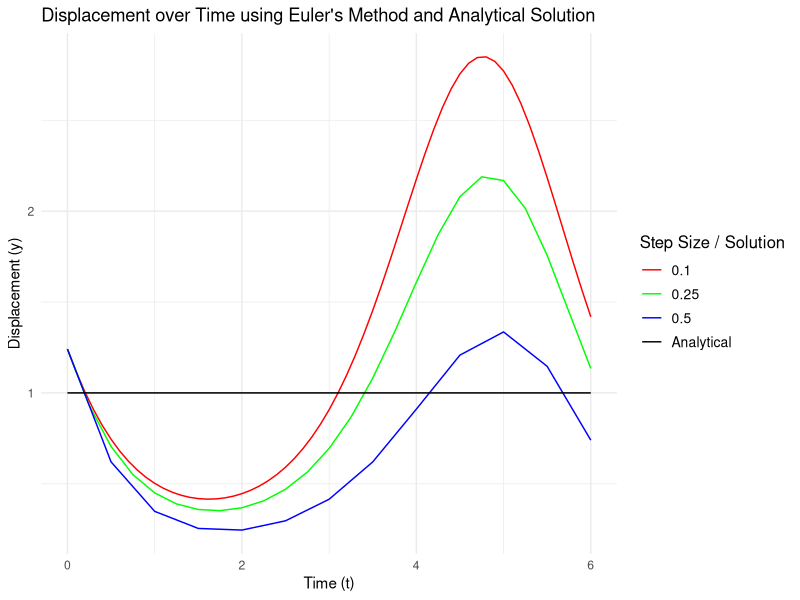

This figure's R source:
# Course: Numerical Computing 
# Hamza El Sousi
# 040982818
# Lab 6

library(ggplot2)

# Define the differential equation as a function
# This function represents the ODE dy/dt = -y * cos(t), defining the rate of change of y with respect to t
dydt <- function(t, y) {
  -y * cos(t)
}

# Implement Euler's method for solving ODEs
# Euler's method approximates solutions at discrete points by iterating over a step size 'h'
euler_method <- function(dydt, y0, t, h) {
  y <- numeric(length(t))  # Initialize a vector to store y values
  y[1] <- y0  # Set the initial condition
  for (i in 2:length(t)) {
    # Calculate y[i] based on the previous value and the derivative at that point
    y[i] <- y[i-1] + h * dydt(t[i-1], y[i-1])
  }
  return(y)  # Return the vector of y values
}


# Initial condition and time range
y0 <- 1.241
t_max <- 6

# Solve the ODE for different step sizes and prepare for plotting
plot_list <- list()
hs <- c(0.5, 0.25, 0.1)  # Different step sizes to be evaluated
for (h in hs) {
  t <- seq(0, t_max, by = h)  # Create a sequence of time points based on the current step size
  y <- euler_method(dydt, y0, t, h)  # Solve the ODE using Euler's method
  plot_list[[as.character(h)]] <- data.frame(t = t, y = y, h = as.character(h))  # Store results for plotting
}

# Combine data for plotting
plot_data <- do.call(rbind, plot_list)

# Compute the analytical solution for comparison
# The analytical solution is provided in the lab instructions
t_analytical <- seq(0, t_max, by = 0.01)
y_analytical <- 0.5 * exp(sin(t_analytical)) * 2 * exp(-sin(t_analytical))
analytical_data <- data.frame(t = t_analytical, y = y_analytical, h = 'Analytical')

# Combine Euler method and analytical solution data
plot_data <- rbind(plot_data, analytical_data)


# Plot the results using ggplot2
ggplot(plot_data, aes(x = t, y = y, color = h)) +
  geom_line() +
  scale_color_manual(values = c('0.5' = 'blue', '0.25' = 'green', '0.1' = 'red', 'Analytical' = 'black')) +
  theme_minimal() +
  labs(title = "Displacement over Time using Euler's Method and Analytical Solution",
       x = "Time (t)",
       y = "Displacement (y)",
       color = "Step Size / Solution") +
  theme(legend.title = element_text(size = 12), 
        legend.text = element_text(size = 10))

# Calculate and print errors for the step size h = 0.5
# This section calculates the absolute and relative errors between the Euler method and analytical solution
t_error <- seq(0, t_max, by = 0.5)
y_euler_error <- euler_method(dydt, y0, t_error, 0.5)
y_analytical_at_euler_points <- approx(t_analytical, y_analytical, xout = t_error)$y

absolute_errors <- abs(y_euler_error - y_analytical_at_euler_points)  # Calculate absolute errors
relative_errors <- absolute_errors / abs(y_analytical_at_euler_points)  # Calculate relative errors

# Print error statistics
cat("Maximum Absolute Error:", max(absolute_errors), "\n")
cat("Maximum Relative Error:", max(relative_errors), "\n")
cat("Mean Absolute Error:", mean(absolute_errors), "\n")
cat("Mean Relative Error:", mean(relative_errors), "\n")